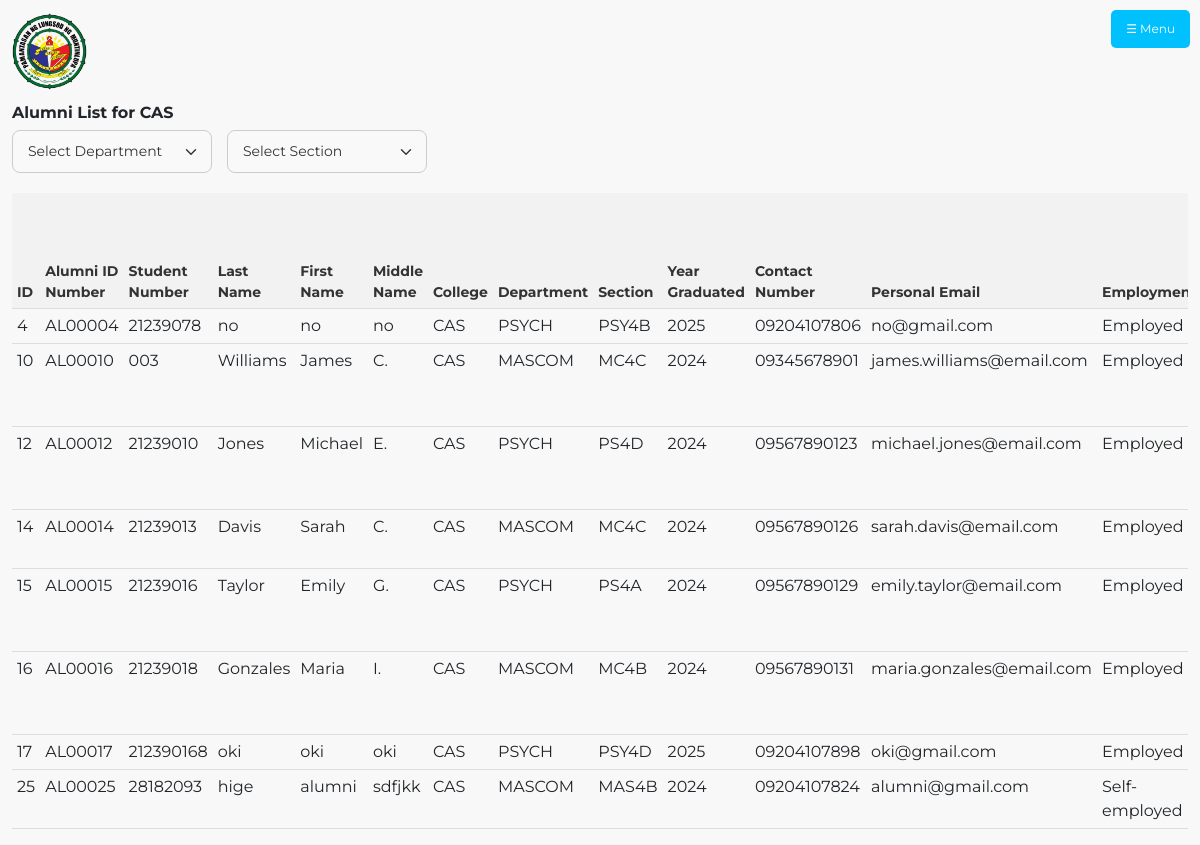
The page /dashboard/dean_list.php (signed in) on the database its author committed.
### dashboard/dean_list.php (the view, shortened to what this page needs)
<?php
include 'user_privileges.php';
$userCollege = $_SESSION['user_college'] ?? null;
$departmentFilter = isset($_GET['department']) ? $_GET['department'] : null;
$sectionFilter = isset($_GET['section']) ? $_GET['section'] : null;
$query = "SELECT
    a.*,
    e.Employment,
    e.Employment_Status,
    e.Present_Occupation,
    e.Name_of_Employer,
    e.Address_of_Employer,
    e.Number_of_Years_in_Present_Employer,
    e.Type_of_Employer,
    e.Major_Line_of_Business,
    CONCAT('AL', LPAD(a.Alumni_ID_Number, 5, '0')) AS Alumni_ID_Number_Format
FROM `2024-2025` a
LEFT JOIN `2024-2025_ed` e
    ON a.`Alumni_ID_Number` = e.`Alumni_ID_Number`
WHERE a.College = :college
AND (:department IS NULL OR a.Department = :department)
AND (:section IS NULL OR a.Section = :section)";
try {
    $statement = $con->prepare($query);
    $statement->bindParam(':college', $userCollege);
    $statement->bindParam(':department', $departmentFilter);
    $statement->bindParam(':section', $sectionFilter);
    $statement->execute();
} catch (PDOException $e) {
    die("Database query failed: " . htmlspecialchars($e->getMessage()));
}
?>
<!DOCTYPE html>
<html lang="en">
<head>
    <link rel="stylesheet" href="../assets/css/bootstrap.css">
    <link rel="stylesheet" href="../assets/css/style.css">
    <link rel="stylesheet" href="https://pro.fontawesome.com/releases/v5.10.0/css/all.css" />
</head>
<body class="bg-content">
<div class="container-fluid px">
    <?php include "component/nav.php"; ?>
    <h6 class="fw-bold">Alumni List for <?= htmlspecialchars($userCollege ?? 'N/A') ?></h6>
    <div class="filter-container">
        <select id="departmentFilter" class="form-select" onchange="applyFilters()">
            <option value="">Select Department</option>
        </select>
        <select id="sectionFilter" class="form-select" onchange="applyFilters()">
            <option value="">Select Section</option>
        </select>
    </div>
    <div class="table-responsive table-container">
        <table class="table alumni_list table-borderless">
            <thead>
                <tr>
                    <th>ID</th>
                    <th>Alumni ID Number</th>
                    <th>Student Number</th>
                    <th>Last Name</th>
                    <th>First Name</th>
                    <th>Middle Name</th>
                    <th>College</th>
                    <th>Department</th>
                    <th>Section</th>
                    <th>Year Graduated</th>
                    <th>Contact Number</th>
                    <th>Personal Email</th>
                    <th>Employment</th>
                </tr>
            </thead>
            <tbody>
                <?php if ($statement->rowCount() > 0): ?>
                    <?php while ($row = $statement->fetch(PDO::FETCH_ASSOC)): ?>
                        <tr>
                            <td><?= htmlspecialchars($row['ID'] ?? 'N/A') ?></td>
                            <td><?= htmlspecialchars($row['Alumni_ID_Number_Format'] ?? 'N/A') ?></td>
                            <td><?= htmlspecialchars($row['Student_Number'] ?? 'N/A') ?></td>
                            <td><?= htmlspecialchars($row['Last_Name'] ?? 'N/A') ?></td>
                            <td><?= htmlspecialchars($row['First_Name'] ?? 'N/A') ?></td>
                            <td><?= htmlspecialchars($row['Middle_Name'] ?? 'N/A') ?></td>
                            <td><?= htmlspecialchars($row['College'] ?? 'N/A') ?></td>
                            <td><?= htmlspecialchars($row['Department'] ?? 'N/A') ?></td>
                            <td><?= htmlspecialchars($row['Section'] ?? 'N/A') ?></td>
                            <td><?= htmlspecialchars($row['Year_Graduated'] ?? 'N/A') ?></td>
                            <td><?= htmlspecialchars($row['Contact_Number'] ?? 'N/A') ?></td>
                            <td><?= htmlspecialchars($row['Personal_Email'] ?? 'N/A') ?></td>
                            <td><?= htmlspecialchars($row['Employment'] ?? 'N/A') ?></td>
                        </tr>
                    <?php endwhile; ?>
                <?php else: ?>
                    <tr>
                        <td colspan="20" class="text-center">No alumni records found.</td>
                    </tr>
                <?php endif; ?>
            </tbody>
        </table>
    </div>
</div>
</body>
</html>

### assets/css/style.css (style rules this page uses)
* { font-family: 'Montserrat', sans-serif; font-style: normal; margin: 0; padding: 0; box-sizing: border-box; }
.bg-content { background: #F8F8F8; }
.filter-container { display: flex; justify-content: flex-start; margin-bottom: 20px; gap: 15px; min-width: 200px; }
.filter-container select { width: 200px; padding: 10px 15px; border: 1px solid #ccc; border-radius: 8px; font-size: 14px; background-color: #f9f9f9; color: #333; transition: border-color 0.3s, box-shadow 0.3s; appearance: none; }
.table { width: 100%; border-collapse: collapse; }
.table th, .table td { padding: 5px; text-align: left; border-bottom: 1px solid #ddd; }
.table th { font-size: 14px; background-color: #f2f2f2; color: #333; }

### rows shown on the page
2024-2025_ed: Alumni_ID_Number.ID "4", Alumni_ID_Number_Format "AL00004", Alumni_ID_Number.Student_Number "21239078", Alumni_ID_Number.Last_Name "no", Alumni_ID_Number.First_Name "no", Alumni_ID_Number.Middle_Name "no", Alumni_ID_Number.College "CAS", Alumni_ID_Number.Department "PSYCH", Alumni_ID_Number.Section "PSY4B", Alumni_ID_Number.Year_Graduated "2025", Alumni_ID_Number.Contact_Number "09204107806", Alumni_ID_Number.Personal_Email "no@gmail.com", Employment "Employed"
2024-2025_ed: Alumni_ID_Number.ID "10", Alumni_ID_Number_Format "AL00010", Alumni_ID_Number.Student_Number "003", Alumni_ID_Number.Last_Name "Williams", Alumni_ID_Number.First_Name "James", Alumni_ID_Number.Middle_Name "C.", Alumni_ID_Number.College "CAS", Alumni_ID_Number.Department "MASCOM", Alumni_ID_Number.Section "MC4C", Alumni_ID_Number.Year_Graduated "2024", Alumni_ID_Number.Contact_Number "09345678901", Alumni_ID_Number.Personal_Email "james.williams@email.com", Employment "Employed"
2024-2025_ed: Alumni_ID_Number.ID "12", Alumni_ID_Number_Format "AL00012", Alumni_ID_Number.Student_Number "21239010", Alumni_ID_Number.Last_Name "Jones", Alumni_ID_Number.First_Name "Michael", Alumni_ID_Number.Middle_Name "E.", Alumni_ID_Number.College "CAS", Alumni_ID_Number.Department "PSYCH", Alumni_ID_Number.Section "PS4D", Alumni_ID_Number.Year_Graduated "2024", Alumni_ID_Number.Contact_Number "09567890123", Alumni_ID_Number.Personal_Email "michael.jones@email.com", Employment "Employed"
2024-2025_ed: Alumni_ID_Number.ID "14", Alumni_ID_Number_Format "AL00014", Alumni_ID_Number.Student_Number "21239013", Alumni_ID_Number.Last_Name "Davis", Alumni_ID_Number.First_Name "Sarah", Alumni_ID_Number.Middle_Name "C.", Alumni_ID_Number.College "CAS", Alumni_ID_Number.Department "MASCOM", Alumni_ID_Number.Section "MC4C", Alumni_ID_Number.Year_Graduated "2024", Alumni_ID_Number.Contact_Number "09567890126", Alumni_ID_Number.Personal_Email "sarah.davis@email.com", Employment "Employed"
2024-2025_ed: Alumni_ID_Number.ID "15", Alumni_ID_Number_Format "AL00015", Alumni_ID_Number.Student_Number "21239016", Alumni_ID_Number.Last_Name "Taylor", Alumni_ID_Number.First_Name "Emily", Alumni_ID_Number.Middle_Name "G.", Alumni_ID_Number.College "CAS", Alumni_ID_Number.Department "PSYCH", Alumni_ID_Number.Section "PS4A", Alumni_ID_Number.Year_Graduated "2024", Alumni_ID_Number.Contact_Number "09567890129", Alumni_ID_Number.Personal_Email "emily.taylor@email.com", Employment "Employed"
2024-2025_ed: Alumni_ID_Number.ID "16", Alumni_ID_Number_Format "AL00016", Alumni_ID_Number.Student_Number "21239018", Alumni_ID_Number.Last_Name "Gonzales", Alumni_ID_Number.First_Name "Maria", Alumni_ID_Number.Middle_Name "I.", Alumni_ID_Number.College "CAS", Alumni_ID_Number.Department "MASCOM", Alumni_ID_Number.Section "MC4B", Alumni_ID_Number.Year_Graduated "2024", Alumni_ID_Number.Contact_Number "09567890131", Alumni_ID_Number.Personal_Email "maria.gonzales@email.com", Employment "Employed"
2024-2025_ed: Alumni_ID_Number.ID "17", Alumni_ID_Number_Format "AL00017", Alumni_ID_Number.Student_Number "212390168", Alumni_ID_Number.Last_Name "oki", Alumni_ID_Number.First_Name "oki", Alumni_ID_Number.Middle_Name "oki", Alumni_ID_Number.College "CAS", Alumni_ID_Number.Department "PSYCH", Alumni_ID_Number.Section "PSY4D", Alumni_ID_Number.Year_Graduated "2025", Alumni_ID_Number.Contact_Number "09204107898", Alumni_ID_Number.Personal_Email "oki@gmail.com", Employment "Employed"
2024-2025_ed: Alumni_ID_Number.ID "25", Alumni_ID_Number_Format "AL00025", Alumni_ID_Number.Student_Number "28182093", Alumni_ID_Number.Last_Name "hige", Alumni_ID_Number.First_Name "alumni", Alumni_ID_Number.Middle_Name "sdfjkk", Alumni_ID_Number.College "CAS", Alumni_ID_Number.Department "MASCOM", Alumni_ID_Number.Section "MAS4B", Alumni_ID_Number.Year_Graduated "2024", Alumni_ID_Number.Contact_Number "09204107824", Alumni_ID_Number.Personal_Email "alumni@gmail.com", Employment "Self-employed"

### other values the page prints
$userCollege "CAS"
